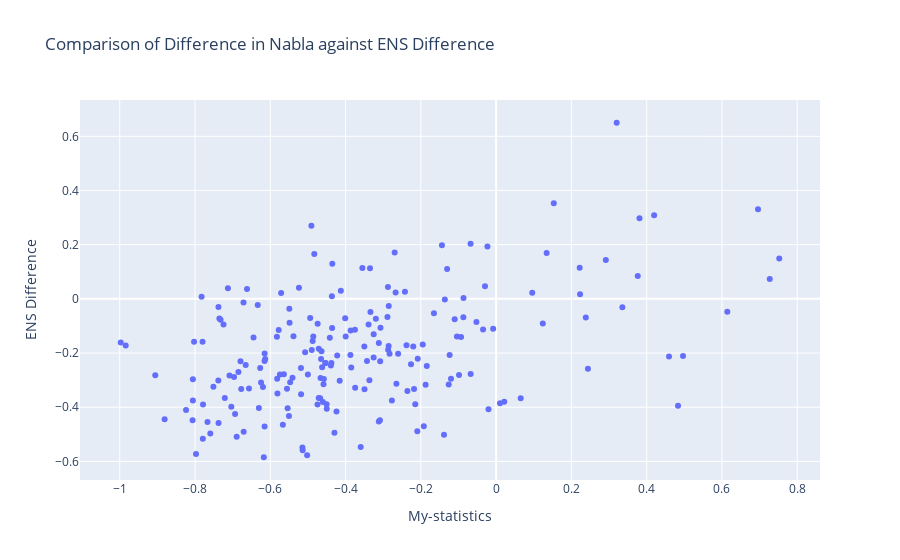

Notebook code for this chart:
### Code cell
nabla_list = []
ens_difference_list = []
t = 0.3
jsd_value = jsd(p0, pi_balance)
ens1 = calculate_ENS(p0, Q1, t)
nabla1 = calculate_non_stationarity(p0, np.array(Q1), t)
nabla_list2 = []
p1 = calculate_stationary_distribution(np.array(Q1))
jsd_p1_p2_list = []
for i in range(200):
    Q1 = generate_rate_matrix()
    Q2 = generate_rate_matrix()
    p2 = calculate_stationary_distribution(np.array(Q2))
    ens2 = calculate_ENS(p0, np.array(Q2), t)
    nabla2 = calculate_non_stationarity(p0, np.array(Q2), t)
    nabla_list.append(np.log(nabla1/nabla2))
    ens_difference = np.log(ens1/ens2)
    ens_difference_list.append(ens_difference)

# Create scatter plot
fig = go.Figure()

# Add traces for each nabla list
fig.add_trace(go.Scatter(x=nabla_list, y=ens_difference_list, mode='markers', name='log'))


# Update layout
fig.update_layout(
    title='Comparison of Difference in Nabla against ENS Difference',
    xaxis_title='My-statistics',
    yaxis_title='ENS Difference',
    legend_title='Nabla Types'
)

# Show plot
fig.show()
col, p = stats.pearsonr(nabla_list, ens_difference_list)
col

### Figure 1 — Plotly figure (JSON) as saved in the notebook; plotly's stock layout.template omitted (floating-point values rounded to 4 significant figures; data arrays with more than 128 entries replaced by an {"elided": "..."} marker saying what was removed)
{"data": [{"mode": "markers", "name": "log", "type": "scatter", "x": {"elided": "200 float values"}, "y": {"elided": "200 float values"}}], "layout": {"legend": {"title": {"text": "Nabla Types"}}, "title": {"text": "Comparison of Difference in Nabla against ENS Difference"}, "xaxis": {"title": {"text": "My-statistics"}}, "yaxis": {"title": {"text": "ENS Difference"}}}}
